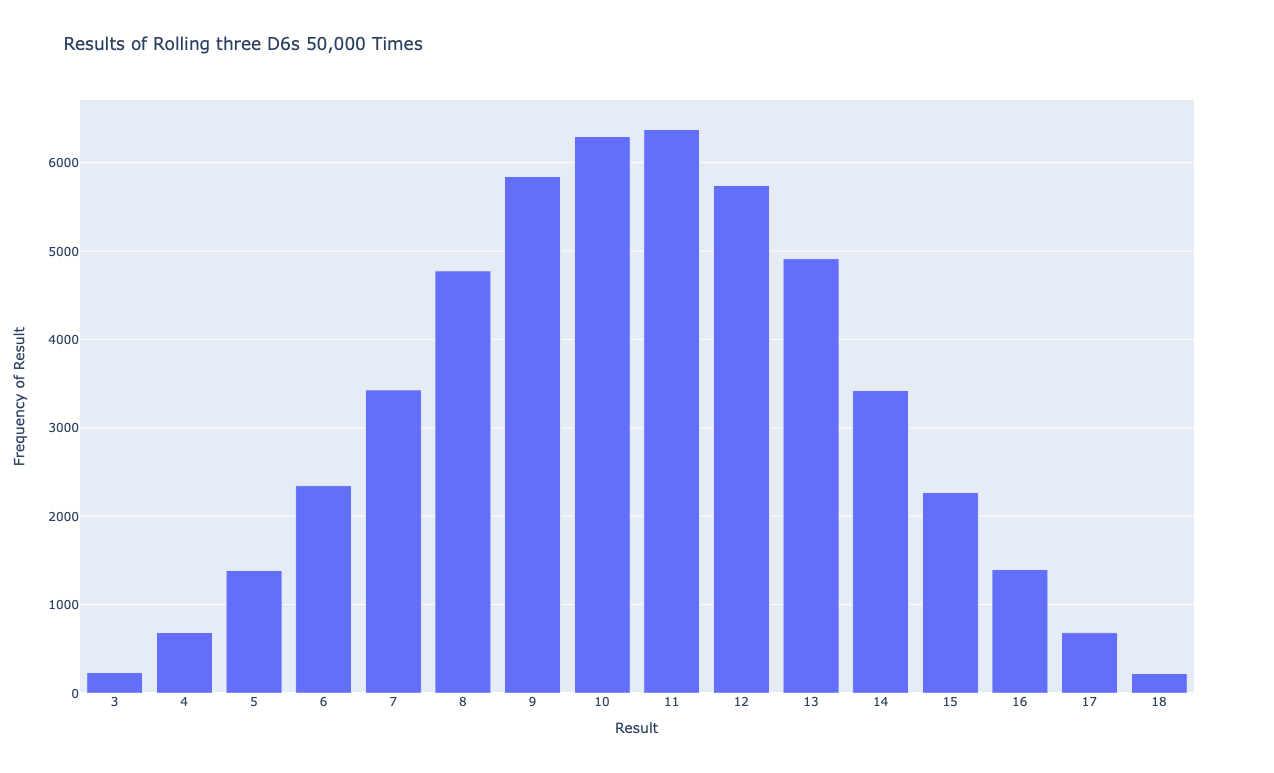

Source code (Python):
import plotly.express as px

from die import Die


# Create three D6s.
die_1 = Die()
die_2 = Die()
die_3 = Die()

# Make some rolls, and store results in a list.
results = []
for roll_num in range(50_000):
    result = die_1.roll() + die_2.roll() + die_3.roll()
    results.append(result)

# Analyze the results.
frequencies = []
max_result = die_1.num_sides + die_2.num_sides + die_3.num_sides
poss_results = range(3, max_result+1)
for value in poss_results:
    frequency = results.count(value)
    frequencies.append(frequency)

# Visualize the results.
title = "Results of Rolling three D6s 50,000 Times"
labels = {'x': 'Result', 'y': 'Frequency of Result'}
fig = px.bar(x=poss_results, y=frequencies, title=title, labels=labels)

# Further customize chart.
fig.update_layout(xaxis_dtick=1)

fig.show()
